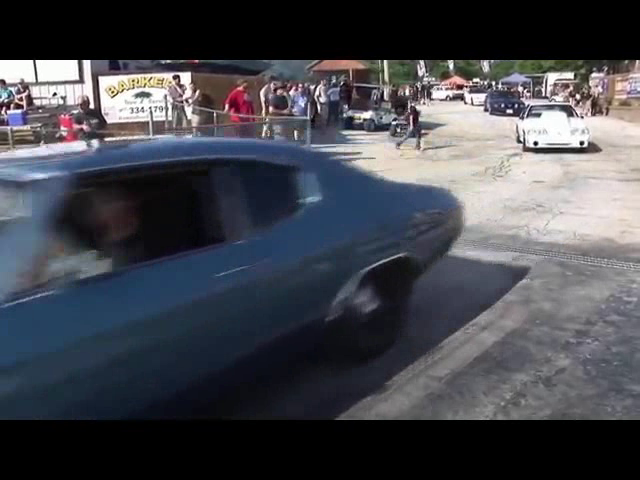
#> input picture frame 4 of Meanshift/slow.avi, 640 x 480 px, given in place of slow.mov, which was not available
$ python video01.py
#> lines starting #> are read from the running program, lines starting #| are printed output that depends on the picture
import cv2
ESC_KEY = 27
INTERVAL = 33
FRAME_RATE = 30

ORG_WINDOW_NAME = 'org'
GRAY_WINDOW_NAME = 'gray'
ORG_FILE_NAME = 'slow.mov'
GRAY_FILE_NAME = 'gray_slow.mov'

org = cv2.VideoCapture(ORG_FILE_NAME)

end_flag,c_frame = org.read()
#> c_frame is the input picture: shape (480, 640, 3); mean B, G, R 77.2, 70.4, 68.7
height,width,channels = c_frame.shape
#> height = 480; width = 640; channels = 3
rec = cv2.VideoWriter(GRAY_FILE_NAME,cv2.VideoWriter_fourcc(*'XVID'),FRAME_RATE,(width,height),False)

cv2.namedWindow(ORG_WINDOW_NAME)
cv2.namedWindow(GRAY_WINDOW_NAME)

while end_flag == True:
    g_frame = cv2.cvtColor(c_frame,cv2.COLOR_BGR2GRAY)
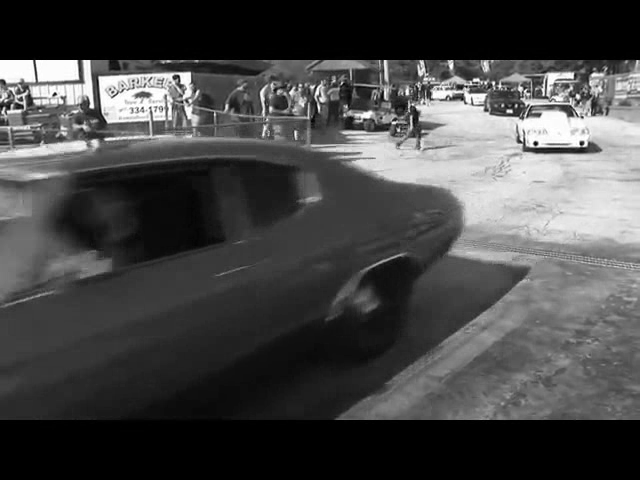
#> g_frame: shape (480, 640); min 0, max 255, mean 70.6

    cv2.imshow(ORG_WINDOW_NAME,c_frame)
    cv2.imshow(GRAY_WINDOW_NAME,g_frame)

    rec.write(g_frame)

    key = cv2.waitKey(INTERVAL)
#> (key Esc is pressed here)
    if  key == ESC_KEY:
        break
    end_flag,c_frame = org.read()
cv2.destroyAllWindows()
org.release()
rec.release()

$ run again, starting later in the video
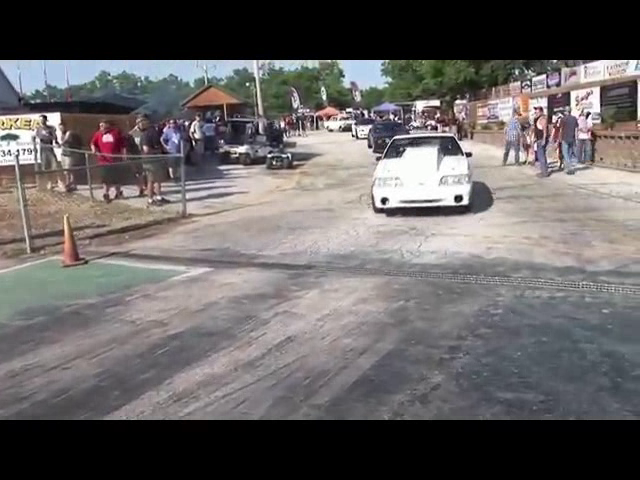
#> input picture frame 19 of Meanshift/slow.avi, 640 x 480 px, given in place of slow.mov, which was not available
#> c_frame is the input picture: shape (480, 640, 3); mean B, G, R 99.6, 99.8, 103.3
#> `g_frame = cv2.cvtColor(c_frame,cv2.COLOR_BGR2GRAY)`:
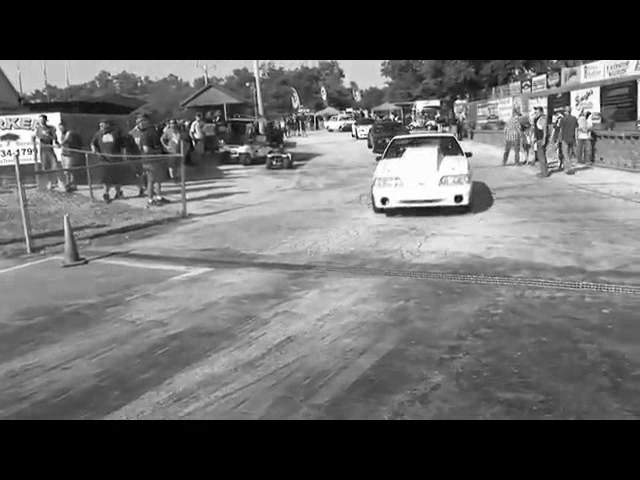
#> g_frame: shape (480, 640); min 0, max 255, mean 100.8

$ run again, starting later in the video
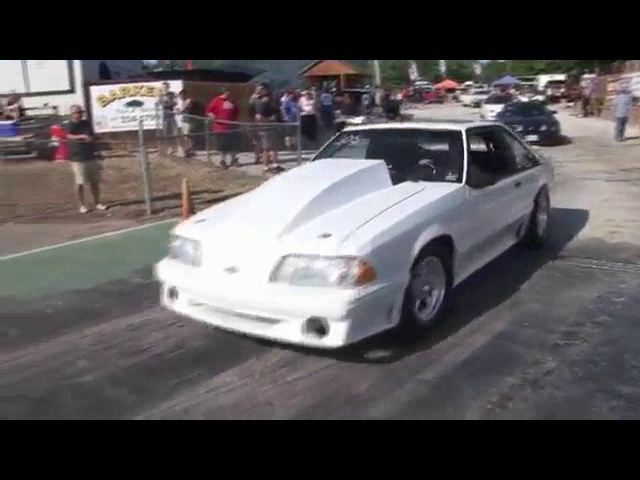
#> input picture frame 34 of Meanshift/slow.avi, 640 x 480 px, given in place of slow.mov, which was not available
#> c_frame is the input picture: shape (480, 640, 3); mean B, G, R 86.6, 84.9, 88.2
#> `g_frame = cv2.cvtColor(c_frame,cv2.COLOR_BGR2GRAY)`:
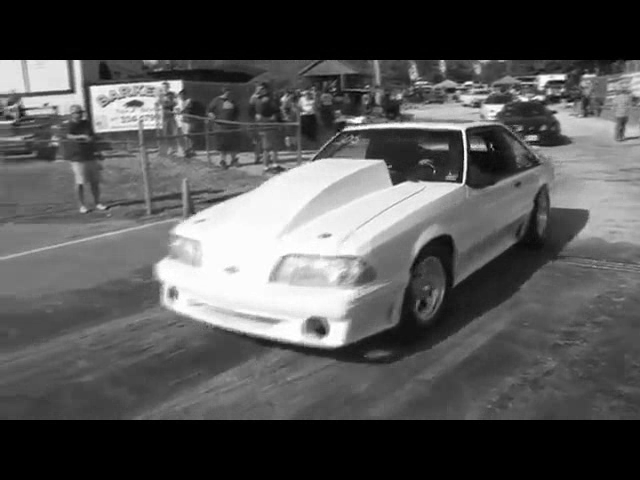
#> g_frame: shape (480, 640); min 0, max 255, mean 86
